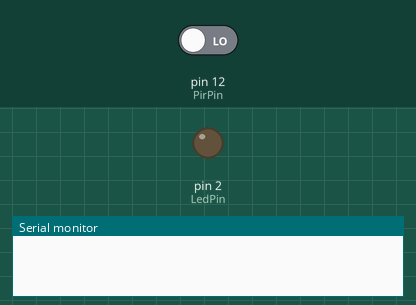
Bench run of a sketch on a simulated Arduino Uno, built with avr-gcc and run on an emulated ATmega328P. On the bench: output pins drawn as LEDs (lit = HIGH), the last lines printed to the serial monitor. The test bench sets the inputs (shaded band); at power-on: pin 12 (PirPin) LOW.

Above: at 1.2 s.
1.3 s: pin 12 (PirPin) driven HIGH
At 1.7 s:
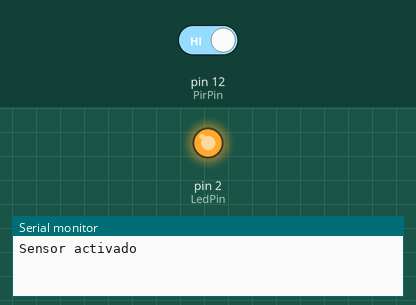
2.8 s: pin 12 (PirPin) driven LOW
At 4.0 s:
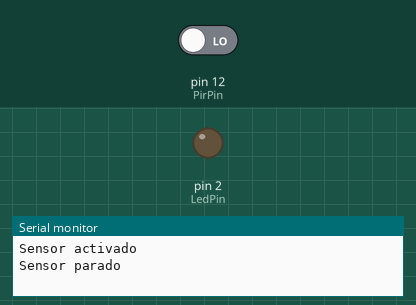
Timing chart, 0 to 5.8 s (numbered marks = the images above; inputs shaded):
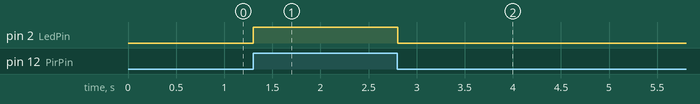

Measured:
- after the input at 1.3 s, pin 2 (LedPin): LOW → HIGH at once
- after the input at 2.8 s, pin 2 (LedPin): HIGH → LOW at once

The sketch:

pir.ino
```cpp
/* Author: Frank Moreno (kranfix)
 */

const int LedPin = 2;  // LED_BUILTIN
const int PirPin = 12;

int pirState = LOW;
int val = LOW;

void setup()
{
  Serial.begin(9600);
  pinMode(LedPin, OUTPUT);
  pinMode(PirPin, INPUT);
}

void loop()
{
  val = digitalRead(PirPin);
  digitalWrite(LedPin, val);
  if (val != pirState){
    if (pirState == LOW){
      Serial.println("Sensor activado");
    } else {
      Serial.println("Sensor parado");
    }
    pirState = val;
  }
  delay(20);
}
```
